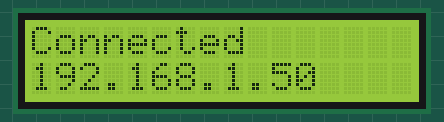
Simulated run of this sketch. Board: ESP32. Shown: 16×2 character LCD. WiFi joins after 1.5 s; servers stay silent unless stated; what the sketch prints to the serial monitor is not drawn.

Above: at 1.7 s.
At 4.7 s:
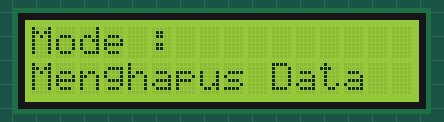
At 6.7 s:
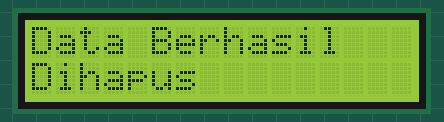

Measured:
- what the display in image 0 shows lasts 2.0 s, from 1.6 s to 3.6 s

The sketch:

emptyDatabase.ino
```cpp
#include <LiquidCrystal_I2C.h>
#include <WiFi.h>
#include <IOXhop_FirebaseESP32.h>

//Library Wifi dan OTA Esp32s
#include <WiFi.h>
#include <WiFiClient.h>
#include <WebServer.h>
#include <ESPmDNS.h>
#include <Update.h>


// Set these to run example.
#define FIREBASE_HOST "https://presensi-3d6a7.firebaseio.com/"
#define FIREBASE_AUTH "dVuq28kSJxVht9EN9Ej9bWsi5KDeo8Z4WFAvYNmX"

#define WIFI_SSID "ssid"
#define WIFI_PASSWORD "986pswdr"

// set the LCD number of columns and rows
int lcdColumns = 16;
int lcdRows = 2;
String nam;

// set LCD address, number of columns and rows
// if you don't know your display address, run an I2C scanner sketch
LiquidCrystal_I2C lcd(0x27, lcdColumns, lcdRows);

#include <Adafruit_Fingerprint.h>
#include <HardwareSerial.h>
HardwareSerial mySerial(2);

Adafruit_Fingerprint finger = Adafruit_Fingerprint(&mySerial);

uint8_t id;

const char* host = "esp32mertani";

WebServer server(80);
///////////////////////////////////////////////////LAYOUT PAGE LOGIN OTA///////////////////////////////////////////////////////////////////

/* Style */
String style =
"<style>#file-input,input{width:100%;height:44px;border-radius:4px;margin:10px auto;font-size:15px}"
"input{background:#f1f1f1;border:0;padding:0 15px}body{background:#3498db;font-family:sans-serif;font-size:14px;color:#777}"
"#file-input{padding:0;border:1px solid #ddd;line-height:44px;text-align:left;display:block;cursor:pointer}"
"#bar,#prgbar{background-color:#f1f1f1;border-radius:10px}#bar{background-color:#3498db;width:0%;height:10px}"
"form{background:#fff;max-width:258px;margin:75px auto;padding:30px;border-radius:5px;text-align:center}"
".btn{background:#3498db;color:#fff;cursor:pointer}</style>";

/* Login page */
String loginIndex =
"<form name=loginForm>" // Nama Form Login
"<h1>MERTANI</h1>"
"<input name=userid placeholder='User ID'> "
"<input name=pwd placeholder=Password type=Password> "
"<input type=submit onclick=check(this.form) class=btn value=Login></form>"
"<script>"
"function check(form) {"
"if(form.userid.value=='mertani' && form.pwd.value=='')" //Username & Password Login OTA
"{window.open('/serverIndex')}"
"else"
"{alert('Error Password or Username')}" // Ketika Gagal Login
"}"
"</script>" + style;

/* Server Index Page */
String serverIndex =
"<script src='https://ajax.googleapis.com/ajax/libs/jquery/3.2.1/jquery.min.js'></script>"
"<form method='POST' action='#' enctype='multipart/form-data' id='upload_form'>"
"<input type='file' name='update' id='file' onchange='sub(this)' style=display:none>"
"<label id='file-input' for='file'>   Choose file...</label>"
"<input type='submit' class=btn value='Update'>"
"<br><br>"
"<div id='prg'></div>"
"<br><div id='prgbar'><div id='bar'></div></div><br></form>"
"<script>"
"function sub(obj){"
"var fileName = obj.value.split('\\\\');"
"document.getElementById('file-input').innerHTML = '   '+ fileName[fileName.length-1];"
"};"
"$('form').submit(function(e){"
"e.preventDefault();"
"var form = $('#upload_form')[0];"
"var data = new FormData(form);"
"$.ajax({"
"url: '/update',"
"type: 'POST',"
"data: data,"
"contentType: false,"
"processData:false,"
"xhr: function() {"
"var xhr = new window.XMLHttpRequest();"
"xhr.upload.addEventListener('progress', function(evt) {"
"if (evt.lengthComputable) {"
"var per = evt.loaded / evt.total;"
"$('#prg').html('progress: ' + Math.round(per*100) + '%');"
"$('#bar').css('width',Math.round(per*100) + '%');"
"}"
"}, false);"
"return xhr;"
"},"
"success:function(d, s) {"
"console.log('success!') "
"},"
"error: function (a, b, c) {"
"}"
"});"
"});"
"</script>" + style;

//////////////////////////////////////////////////////FINISHED LAYOUT PAGE LOGIN///////////////////////////////////////////////////////////

void setup()
{
   Serial.begin(9600);
  lcd.init();
  lcd.backlight();
  // connect to wifi.
  WiFi.begin(WIFI_SSID, WIFI_PASSWORD);
  lcd.setCursor(0, 0);
  lcd.print("Connecting");
  while (WiFi.status() != WL_CONNECTED) {
    lcd.setCursor(0, 1);
    lcd.print("........");
    delay(500);
  }
  lcd.clear();
  lcd.setCursor(0, 0);
  lcd.print("Connected");
  lcd.setCursor(0, 1);
  lcd.print(WiFi.localIP());
  delay(2000);
  lcd.clear();


  Firebase.begin(FIREBASE_HOST, FIREBASE_AUTH);
  finger.begin(57600);
  finger.getTemplateCount();
  lcd.setCursor(0, 0);
  lcd.print("Mode :");
  lcd.setCursor(0,1);
  lcd.print("Menghapus Data ");
  delay(2000);
  lcd.clear();
  SetupOta();
  finger.emptyDatabase();
  lcd.setCursor(0, 0);
  lcd.print("Data Berhasil");
  lcd.setCursor(0,1);
  lcd.print("Dihapus ");
}

void loop() {
  server.handleClient();
}
```

Setup_Ota.ino
```cpp
void SetupOta(){
  if (!MDNS.begin(host)) { //http://esp32.local
    Serial.println("Error setting up MDNS responder!");
    while (1) {
      delay(1000);
    }
  }
  Serial.println("mDNS responder started");
  /*return index page which is stored in serverIndex */
  server.on("/", HTTP_GET, []() {
    server.sendHeader("Connection", "close");
    server.send(200, "text/html", loginIndex);
  });
  server.on("/serverIndex", HTTP_GET, []() {
    server.sendHeader("Connection", "close");
    server.send(200, "text/html", serverIndex);
  });
  /*handling uploading firmware file */
  server.on("/update", HTTP_POST, []() {
    server.sendHeader("Connection", "close");
    server.send(200, "text/plain", (Update.hasError()) ? "FAIL" : "OK");
    ESP.restart();
  }, []() {
    HTTPUpload& upload = server.upload();
    if (upload.status == UPLOAD_FILE_START) {
      Serial.printf("Update: %s\n", upload.filename.c_str());
      if (!Update.begin(UPDATE_SIZE_UNKNOWN)) { //start with max available size
        Update.printError(Serial);
      }
    } else if (upload.status == UPLOAD_FILE_WRITE) {
      /* flashing firmware to ESP*/
      if (Update.write(upload.buf, upload.currentSize) != upload.currentSize) {
        Update.printError(Serial);
      }
    } else if (upload.status == UPLOAD_FILE_END) {
      if (Update.end(true)) { //true to set the size to the current progress
        Serial.printf("Update Success: %u\nRebooting...\n", upload.totalSize);
      } else {
        Update.printError(Serial);
      }
    }
  });
  server.begin();


}
```
